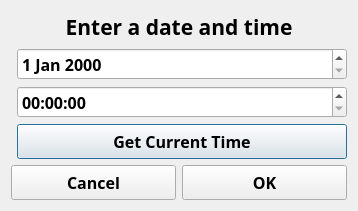
<?xml version="1.0" encoding="UTF-8"?>
<ui version="4.0">
 <class>timeDlg</class>
 <widget class="QDialog" name="timeDlg">
  <property name="geometry">
   <rect>
    <x>0</x>
    <y>0</y>
    <width>356</width>
    <height>211</height>
   </rect>
  </property>
  <property name="windowTitle">
   <string>Edit Event Time</string>
  </property>
  <layout class="QVBoxLayout" name="verticalLayout">
   <item>
    <widget class="QLabel" name="label">
     <property name="font">
      <font>
       <family>Arial Black</family>
       <pointsize>16</pointsize>
       <weight>75</weight>
       <bold>true</bold>
      </font>
     </property>
     <property name="text">
      <string>Enter a date and time</string>
     </property>
     <property name="alignment">
      <set>Qt::AlignCenter</set>
     </property>
    </widget>
   </item>
   <item>
    <layout class="QFormLayout" name="formLayout">
     <property name="fieldGrowthPolicy">
      <enum>QFormLayout::AllNonFixedFieldsGrow</enum>
     </property>
     <item row="0" column="1">
      <widget class="QDateEdit" name="dateEdit">
       <property name="font">
        <font>
         <family>Arial Black</family>
         <pointsize>12</pointsize>
         <weight>75</weight>
         <bold>true</bold>
        </font>
       </property>
      </widget>
     </item>
     <item row="1" column="1">
      <widget class="QTimeEdit" name="timeEdit">
       <property name="font">
        <font>
         <family>Arial Black</family>
         <pointsize>12</pointsize>
         <weight>75</weight>
         <bold>true</bold>
        </font>
       </property>
       <property name="displayFormat">
        <string>hh:mm:ss</string>
       </property>
       <property name="time">
        <time>
         <hour>0</hour>
         <minute>0</minute>
         <second>0</second>
        </time>
       </property>
      </widget>
     </item>
     <item row="2" column="1">
      <widget class="QPushButton" name="pbGetCurrentTime">
       <property name="minimumSize">
        <size>
         <width>165</width>
         <height>35</height>
        </size>
       </property>
       <property name="font">
        <font>
         <family>Arial Black</family>
         <pointsize>12</pointsize>
         <weight>75</weight>
         <bold>true</bold>
        </font>
       </property>
       <property name="text">
        <string>Get Current Time</string>
       </property>
      </widget>
     </item>
    </layout>
   </item>
   <item>
    <layout class="QHBoxLayout" name="horizontalLayout">
     <item>
      <widget class="QPushButton" name="cancelBtn">
       <property name="minimumSize">
        <size>
         <width>165</width>
         <height>35</height>
        </size>
       </property>
       <property name="font">
        <font>
         <family>Arial Black</family>
         <pointsize>12</pointsize>
         <weight>75</weight>
         <bold>true</bold>
        </font>
       </property>
       <property name="text">
        <string>Cancel</string>
       </property>
      </widget>
     </item>
     <item>
      <widget class="QPushButton" name="okBtn">
       <property name="minimumSize">
        <size>
         <width>165</width>
         <height>35</height>
        </size>
       </property>
       <property name="font">
        <font>
         <family>Arial Black</family>
         <pointsize>12</pointsize>
         <weight>75</weight>
         <bold>true</bold>
        </font>
       </property>
       <property name="text">
        <string>OK</string>
       </property>
      </widget>
     </item>
    </layout>
   </item>
  </layout>
 </widget>
 <resources/>
 <connections/>
</ui>
